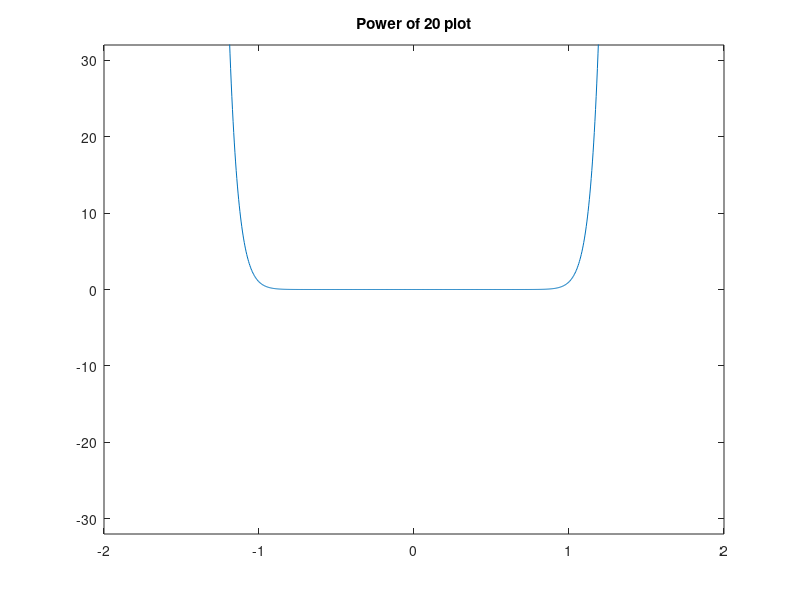

Source code (MATLAB):
figure
power = linspace(0,20,500);
x = linspace(-2,2,1000);

for i = 1:length(power)
    plot(x,real(x.^power(i)));
    xlim([-2,2])
    ylim([-2^5,2^5])
    title(['Power of ' num2str(power(i)) ' plot'])
    pause(0.125/4)
end